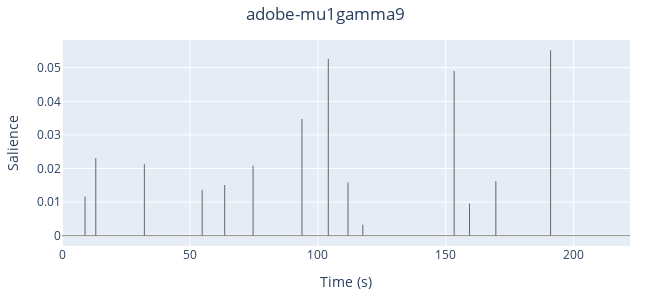

Source (notebook cell):
### Code cell
needs_leveling.plot()

### Figure 1 — Plotly figure (JSON) as saved in the notebook; plotly's stock layout.template omitted (floating-point values rounded to 4 significant figures)
{"data": [{"hovertemplate": "<b>Boundary</b><br>Time: %{x:.3f}s<br>Salience: %{y:.3f}<extra></extra>", "line": {"color": "#666", "width": 1}, "mode": "lines", "type": "scatter", "x": [9, 9, null, 13.2, 13.2, null, 32.2, 32.2, null, 54.8, 54.8, null, 63.6, 63.6, null, 74.7, 74.7, null, 93.8, 93.8, null, 104.1, 104.1, null, 111.8, 111.8, null, 117.6, 117.6, null, 153.3, 153.3, null, 159.3, 159.3, null, 169.6, 169.6, null, 191, 191, null], "y": [0, 0.01166, null, 0, 0.0231, null, 0, 0.02127, null, 0, 0.01362, null, 0, 0.0151, null, 0, 0.02085, null, 0, 0.03471, null, 0, 0.05265, null, 0, 0.01585, null, 0, 0.003297, null, 0, 0.04898, null, 0, 0.009555, null, 0, 0.01626, null, 0, 0.05518, null]}], "layout": {"height": 300, "margin": {"b": 20, "l": 20, "r": 20, "t": 40}, "shapes": [{"line": {"color": "#666", "width": 1}, "opacity": 0.8, "type": "line", "x0": 0, "x1": 1, "xref": "x domain", "y0": 0, "y1": 0, "yref": "y"}], "showlegend": false, "title": {"text": "adobe-mu1gamma9", "x": 0.5}, "width": 650, "xaxis": {"range": [0, 222.0], "title": {"text": "Time (s)"}}, "yaxis": {"title": {"text": "Salience"}}}}
